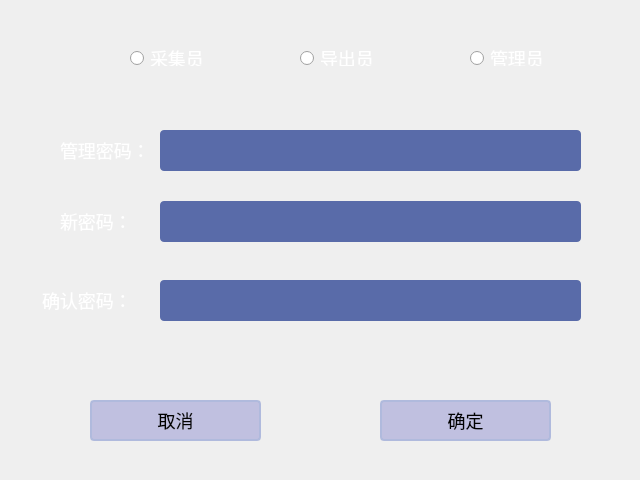
<?xml version="1.0" encoding="UTF-8"?>
<ui version="4.0">
 <class>UserManagerDialog</class>
 <widget class="QDialog" name="UserManagerDialog">
  <property name="geometry">
   <rect>
    <x>0</x>
    <y>0</y>
    <width>640</width>
    <height>480</height>
   </rect>
  </property>
  <property name="windowTitle">
   <string>用户管理</string>
  </property>
  <property name="styleSheet">
   <string notr="true">QDialog
{
	background-image: url(:/images/mainBackgound.png);
}
QWidget
{
  	font-size:18px;
}
QPushButton
{
	font-size:18px;
	font-family:Microsoft Yahei;
}
QPushButton
{
background-color: rgb(192, 192, 224);
border-color: rgb(176, 186, 221);
border-width: 2px;
border-style: solid;
border-radius: 4;
}
QPushButton:hover
{
border-color: rgb(240, 240, 240);
}
QPushButton:pressed
{
		border-color: rgb(240, 240, 240);
}
QLineEdit
{
border-width: 0px;
border-style: solid;
border-radius: 4;
background-color:rgb(89, 107, 169);
selection-background-color:rgb(136,150,199);
color:white;
}
QCheckBox
{
  	font-size:18px;
	color: rgb(255, 255, 255);
	font-family:Microsoft Yahei;
}
QLabel
{
font-size:18px;
color: rgb(255, 255, 255);
font-family:Microsoft Yahei;
}
QGroupBox
{
font-size:20px;
font-family:Microsoft Yahei;
}
QTreeView::item{height: 35px; }

QTableWidget,QTableView,QTreeView{
background: rgb(229,227,231);
selection-color:black;
}
QHeaderView{
	background-color: rgb(201, 212, 242);
	border-bottom:1px;
	border-style:solid;
	border-color: rgb(160, 160, 160);
}
QHeaderView::section{
	height:25px;
	margin-top:5px;
	margin-bottom:5px;
	background-color: rgb(201, 212, 242);
	color:black;
	border:0px;
	border-right:1px solid;
	border-color:rgb(94, 98, 143);
	}
QTableWidget::item{
	height:45px;
	border-bottom:1px solid;
	border-color: rgb(198, 207, 214);
}
QTableWidget::item:selected{
	background-color: rgb(175, 211, 237);
}

QRadioButton{
	color: white;
}</string>
  </property>
  <widget class="QPushButton" name="pushButtonOK">
   <property name="geometry">
    <rect>
     <x>380</x>
     <y>400</y>
     <width>171</width>
     <height>41</height>
    </rect>
   </property>
   <property name="text">
    <string>确定</string>
   </property>
  </widget>
  <widget class="QPushButton" name="pushButton_cancel">
   <property name="geometry">
    <rect>
     <x>90</x>
     <y>400</y>
     <width>171</width>
     <height>41</height>
    </rect>
   </property>
   <property name="text">
    <string>取消</string>
   </property>
  </widget>
  <widget class="QLineEdit" name="lineEditOldPasswords">
   <property name="geometry">
    <rect>
     <x>160</x>
     <y>130</y>
     <width>421</width>
     <height>41</height>
    </rect>
   </property>
   <property name="echoMode">
    <enum>QLineEdit::Password</enum>
   </property>
  </widget>
  <widget class="QLabel" name="label">
   <property name="geometry">
    <rect>
     <x>60</x>
     <y>130</y>
     <width>91</width>
     <height>41</height>
    </rect>
   </property>
   <property name="text">
    <string>管理密码：</string>
   </property>
  </widget>
  <widget class="QLineEdit" name="lineEdit_newPasswords">
   <property name="geometry">
    <rect>
     <x>160</x>
     <y>201</y>
     <width>421</width>
     <height>41</height>
    </rect>
   </property>
   <property name="echoMode">
    <enum>QLineEdit::Password</enum>
   </property>
  </widget>
  <widget class="QLabel" name="label_2">
   <property name="geometry">
    <rect>
     <x>60</x>
     <y>201</y>
     <width>91</width>
     <height>41</height>
    </rect>
   </property>
   <property name="text">
    <string>新密码：</string>
   </property>
  </widget>
  <widget class="QLineEdit" name="lineEdit_newPassword2">
   <property name="geometry">
    <rect>
     <x>160</x>
     <y>280</y>
     <width>421</width>
     <height>41</height>
    </rect>
   </property>
   <property name="echoMode">
    <enum>QLineEdit::Password</enum>
   </property>
  </widget>
  <widget class="QLabel" name="label_3">
   <property name="geometry">
    <rect>
     <x>42</x>
     <y>280</y>
     <width>91</width>
     <height>41</height>
    </rect>
   </property>
   <property name="text">
    <string>确认密码：</string>
   </property>
  </widget>
  <widget class="QRadioButton" name="radioButtonCollector">
   <property name="geometry">
    <rect>
     <x>130</x>
     <y>50</y>
     <width>89</width>
     <height>16</height>
    </rect>
   </property>
   <property name="text">
    <string>采集员</string>
   </property>
  </widget>
  <widget class="QRadioButton" name="radioButtonAdmin">
   <property name="geometry">
    <rect>
     <x>470</x>
     <y>50</y>
     <width>81</width>
     <height>16</height>
    </rect>
   </property>
   <property name="text">
    <string>管理员</string>
   </property>
  </widget>
  <widget class="QRadioButton" name="radioButtonExport">
   <property name="geometry">
    <rect>
     <x>300</x>
     <y>50</y>
     <width>89</width>
     <height>16</height>
    </rect>
   </property>
   <property name="text">
    <string>导出员</string>
   </property>
  </widget>
 </widget>
 <resources/>
 <connections/>
</ui>
